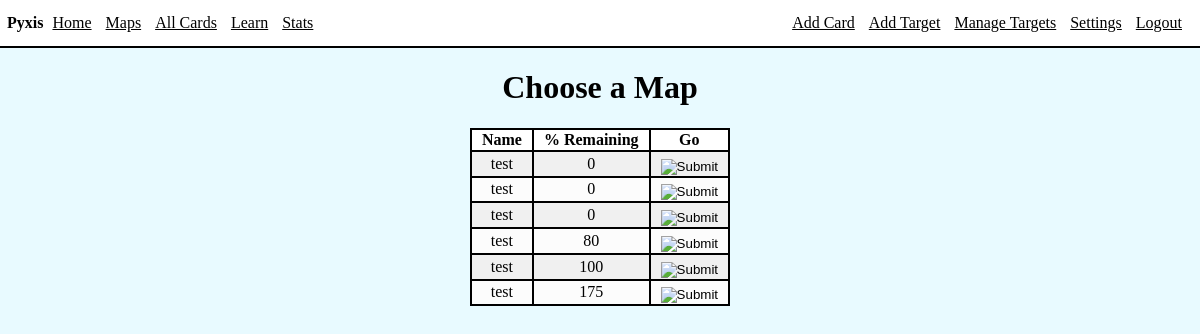
Screenshot of /selectMap (signed in) with the database file from the repository.
### app/models.py (models this page shows, shortened)
class Target(db.Model):
    id = db.Column(db.Integer, index=True, primary_key=True)
    source = db.Column(db.String(100), index=True)
    content = db.Column(db.String(1000), index=True)
    category = db.Column(db.String(200), index=True)
    notes = db.Column(db.String(400), index=True)
    uniqueWordCount = db.Column(db.Integer)
    user_id = db.Column(db.Integer, db.ForeignKey('user.id'))

### app/maps.py (the view)
@bp.route('/selectMap')
@login_required
def selectMap():
    targets = Target.query.filter().all()
    maps = []
    for target in targets:
        stats = getStats(target.id)
        maps.append(stats)
    return render_template('selectMap.html', title='Select Map', maps=maps)

### app/models.py (called while the page is built)
@login.user_loader
def load_user(id):
    return User.query.get(int(id))

### app/templates/selectMap.html
{% extends 'base.html' %}
{% block content %}
<div class="int">
    <h1 class="cent">Choose a Map</h1>
    <table>
        <thead>
            <th>Name</th>
            <th>% Remaining</th>
            <th>Go</th>
        </thead>
        <tbody>
            {% for map in maps %}
            <tr>
                <td>{{ map[0].source }}</td>
                <td>{{ map[2] }}</td>
                <td>
                    <form action="{{ url_for('maps.map', target_id=map[0].id) }}">
                        <input type="image" class="btnimg" src="../static/images/go.jpg">
                    </form>
                </td>
            </tr>
            {% endfor %}
        </tbody>
    </table>
</div>
{% endblock %}

### app/static/style.css (style rules this page uses)
html, body { background-color: rgb(232, 250, 255); margin: 0px; padding: 0px; max-width: 100%; overflow-x: hidden; }
.int { margin: 20px; }
table { margin-left: auto; margin-right: auto; border: 2px solid black; text-align: center; border-collapse: collapse; }
thead { background-color: white; }
th, td { border: 2px solid black; padding-left: 10px; padding-right: 10px; }
tbody { background-color: rgb(240, 240, 240); }
tr:nth-child(even) { background-color: rgb(252, 252, 252); }
.btnimg { position: relative; margin-top: 10%; margin-left: auto; }
.cent { width: 100%; margin-left: auto; margin-right: auto; text-align: center; }

### rows the page displays
Target: source "test", map "0"
Target: source "test", map "0"
Target: source "test", map "0"
Target: source "test", map "80"
Target: source "test", map "100"
Target: source "test", map "175"
